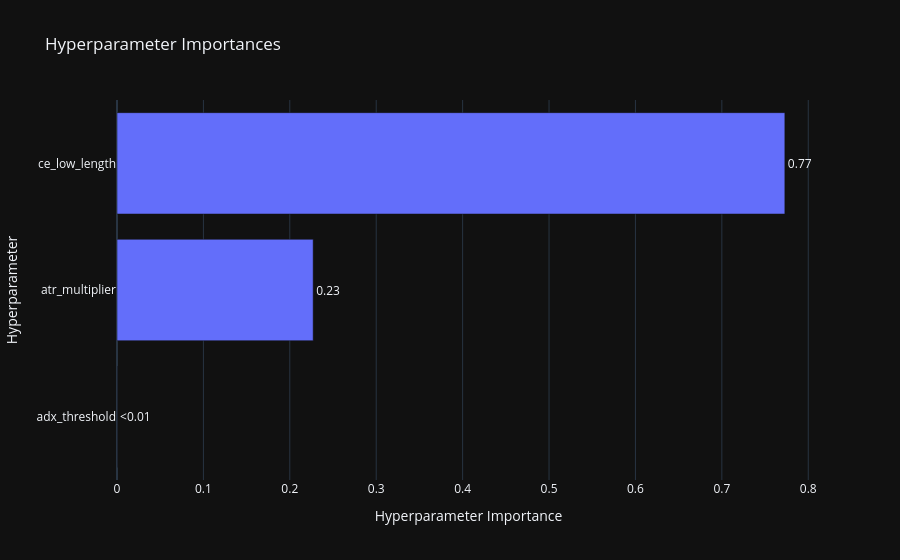
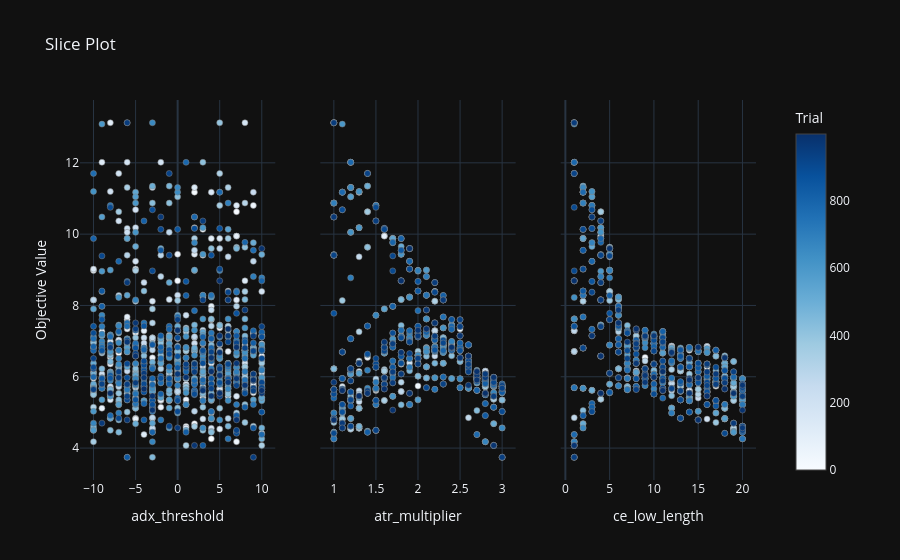

The notebook cell these images were saved under, in order:
### Markdown cell above
Visualization

### Code cell
fig = optuna.visualization.plot_param_importances(study)
show(fig)

fig2 = optuna.visualization.plot_slice(study, params=best_params.keys())
show(fig2)

### Figure 1 — Plotly figure (JSON) as saved in the notebook; plotly's stock layout.template omitted (floating-point values rounded to 4 significant figures)
{"data": [{"cliponaxis": false, "hovertemplate": ["adx_threshold (IntDistribution): 4.8139674915532486e-05<extra></extra>", "atr_multiplier (FloatDistribution): 0.22703101648107848<extra></extra>", "ce_low_length (IntDistribution): 0.772920843844006<extra></extra>"], "name": "Objective Value", "orientation": "h", "text": ["<0.01", "0.23", "0.77"], "textposition": "outside", "x": [4.814e-05, 0.227, 0.7729], "y": ["adx_threshold", "atr_multiplier", "ce_low_length"], "type": "bar"}], "layout": {"title": {"text": "Hyperparameter Importances"}, "xaxis": {"title": {"text": "Hyperparameter Importance"}}, "yaxis": {"title": {"text": "Hyperparameter"}}}}

### Figure 2 — Plotly figure (JSON) as saved in the notebook; plotly's stock layout.template omitted (floating-point values rounded to 4 significant figures; data arrays with more than 128 entries replaced by an {"elided": "..."} marker saying what was removed)
{"data": [{"marker": {"color": {"elided": "1000 int values"}, "colorbar": {"title": {"text": "Trial"}, "x": 1.0, "xpad": 40}, "colorscale": [[0.0, "rgb(247,251,255)"], [0.125, "rgb(222,235,247)"], [0.25, "rgb(198,219,239)"], [0.375, "rgb(158,202,225)"], [0.5, "rgb(107,174,214)"], [0.625, "rgb(66,146,198)"], [0.75, "rgb(33,113,181)"], [0.875, "rgb(8,81,156)"], [1.0, "rgb(8,48,107)"]], "line": {"color": "Grey", "width": 0.5}, "showscale": true}, "mode": "markers", "name": "Feasible Trial", "showlegend": false, "x": {"elided": "1000 int values"}, "y": {"elided": "1000 float values"}, "type": "scatter", "xaxis": "x", "yaxis": "y"}, {"marker": {"color": {"elided": "1000 int values"}, "colorbar": {"title": {"text": "Trial"}, "x": 1.0, "xpad": 40}, "colorscale": [[0.0, "rgb(247,251,255)"], [0.125, "rgb(222,235,247)"], [0.25, "rgb(198,219,239)"], [0.375, "rgb(158,202,225)"], [0.5, "rgb(107,174,214)"], [0.625, "rgb(66,146,198)"], [0.75, "rgb(33,113,181)"], [0.875, "rgb(8,81,156)"], [1.0, "rgb(8,48,107)"]], "line": {"color": "Grey", "width": 0.5}, "showscale": false}, "mode": "markers", "name": "Feasible Trial", "showlegend": false, "x": {"elided": "1000 float values"}, "y": {"elided": "1000 float values"}, "type": "scatter", "xaxis": "x2", "yaxis": "y2"}, {"marker": {"color": {"elided": "1000 int values"}, "colorbar": {"title": {"text": "Trial"}, "x": 1.0, "xpad": 40}, "colorscale": [[0.0, "rgb(247,251,255)"], [0.125, "rgb(222,235,247)"], [0.25, "rgb(198,219,239)"], [0.375, "rgb(158,202,225)"], [0.5, "rgb(107,174,214)"], [0.625, "rgb(66,146,198)"], [0.75, "rgb(33,113,181)"], [0.875, "rgb(8,81,156)"], [1.0, "rgb(8,48,107)"]], "line": {"color": "Grey", "width": 0.5}, "showscale": false}, "mode": "markers", "name": "Feasible Trial", "showlegend": false, "x": {"elided": "1000 int values"}, "y": {"elided": "1000 float values"}, "type": "scatter", "xaxis": "x3", "yaxis": "y3"}], "layout": {"xaxis": {"anchor": "y", "domain": [0.0, 0.2889], "title": {"text": "adx_threshold"}}, "yaxis": {"anchor": "x", "domain": [0.0, 1.0], "title": {"text": "Objective Value"}}, "xaxis2": {"anchor": "y2", "domain": [0.3556, 0.6444], "title": {"text": "atr_multiplier"}}, "yaxis2": {"anchor": "x2", "domain": [0.0, 1.0], "matches": "y", "showticklabels": false}, "xaxis3": {"anchor": "y3", "domain": [0.7111, 1.0], "title": {"text": "ce_low_length"}}, "yaxis3": {"anchor": "x3", "domain": [0.0, 1.0], "matches": "y", "showticklabels": false}, "title": {"text": "Slice Plot"}}}
